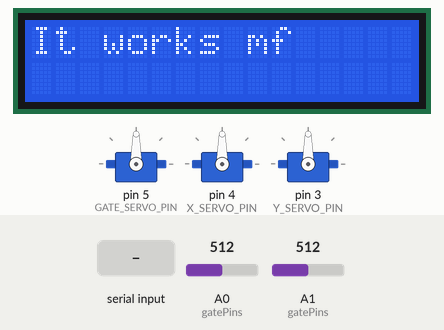
Simulated run of this sketch. Board: Arduino Uno, built with avr-gcc and run on an emulated ATmega328P. Parts: 16×2 character LCD, 3 × servo. The test bench sets the inputs (shaded band); at power-on: A0 (gatePins) = 512, A1 (gatePins) = 512.

Above: at 1.2 s.
1.3 s: "down\n" received over Serial
At 1.6 s:
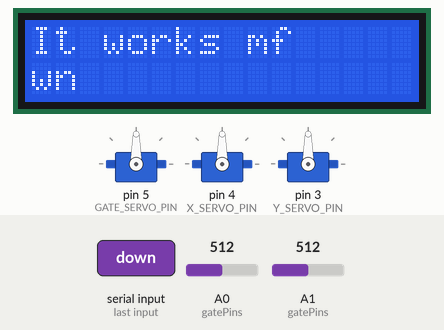
2.8 s: "d90\n" received over Serial
At 4.2 s:
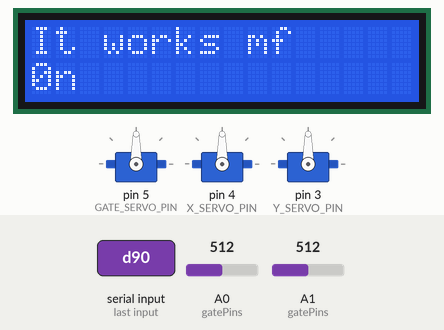
Timing chart, 0 to 5.8 s (numbered marks = the images above; inputs shaded):
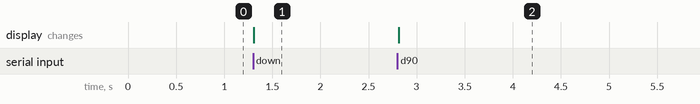

The sketch:

pinball_rc_controller.ino
```cpp
#include <Servo.h>
#include <LiquidCrystal.h>

#define time_t unsigned long

#define GATE_SERVO_PIN 5
#define X_SERVO_PIN 4
#define Y_SERVO_PIN 3
#define START_SENSOR A0
#define CHECK1_SENSOR A1
#define CHECK2_SENSOR A2

#define LCD_RS 11
#define LCD_E 12
#define LCD_D4 10
#define LCD_D5 9
#define LCD_D6 8
#define LCD_D7 7

#define UPDATE_DELAY 20
#define TILT_MIN_VALUE 35
#define TILT_MID_VALUE 90
#define TILT_MAX_VALUE 145
// +/- 90 / TILT_FULL_SWING_DELAY * UPDATE_DELAY
#define TILT_SPEED 7

#define GATE_UP 70
#define GATE_DOWN 90

time_t lastStartGateTime = 0;

Servo gateServo; int gatePos = 90; int gateTargetPos = 90;
Servo xServo; int xPos = 90; int xTargetPos = 90;
Servo yServo; int yPos = 90; int yTargetPos = 90;

LiquidCrystal lcd(LCD_RS, LCD_E, LCD_D4, LCD_D5, LCD_D6, LCD_D7);
long lcd_timer = -1; long lcd_time_offset;

void setup() {
  Serial.begin(57600);

  lcd.begin(16,2);
  lcd.print("It works mf");

  gateServo.attach(GATE_SERVO_PIN);
  xServo.attach(X_SERVO_PIN);
  yServo.attach(Y_SERVO_PIN);
  gateServo.write(GATE_DOWN);
}

int lastValue = 0;
void loop() {
  processCommands();
  sendEvents();
  updateTiltServos();
  updateDisplay();
  delay(UPDATE_DELAY);
}

void processCommands() {
  if (Serial.available()) {
    String command = Serial.readStringUntil('\n');
    int value; String state;

    switch (command[0]) {
      case 'x':
      case 'y':
        value = command.substring(1).toInt();
        if (value != 0) {
          //Serial.println(command);
          if (command[0] == 'x') {
            setServoTargetPos(xTargetPos, value);
          } else {
            setServoTargetPos(yTargetPos, value);
          }
        }
        break;
      case 'g':
        state = command.substring(1);
        if (state.equals("up")) {
          gateServo.write(GATE_UP);
        }
        if (state.equals("down")) {
          gateServo.write(GATE_DOWN);
        }
        break;
      case 'd':
        value = command[1] - '0';
        state = command.substring(2);
        lcd.setCursor(0,value);
        lcd.print(state);
        if (value == 1) {
          lcd_timer = -1;
        }
        break;
      case 'c':
        lcd_timer = millis();
        lcd_time_offset = command.substring(1).toInt();
        break;

      default:
        break;
    }
  }
}

#define NUM_GATES 2
const float FALLING_EDGE_THRESHOLD = 0.75f;
const float RISING_EDGE_THRESHOLD = 0.85f;

float baseValues[NUM_GATES] = {256, 256};
boolean gateStates[NUM_GATES] = {false, false};
int gatePins[NUM_GATES] = {START_SENSOR, CHECK1_SENSOR};


void sendEvents() {
  // Gate passing
  for(int i = 0; i < NUM_GATES; i++) {
    int currentValue = analogRead(gatePins[i]);

    if (currentValue > baseValues[i]) baseValues[i] = currentValue;
    else baseValues[i] = baseValues[i] * 0.98f + currentValue * 0.02f;

    if (currentValue < (baseValues[i] * FALLING_EDGE_THRESHOLD) && !gateStates[i]) {
      Serial.print("g"); Serial.println(i);
      gateStates[i] = true;
    } else if (currentValue > (baseValues[i] * RISING_EDGE_THRESHOLD) && gateStates[i]) {
      gateStates[i] = false;
    }
  }
}

void updateTiltServos() {
  if (xPos != xTargetPos) {
    xPos = stepTo(xPos, xTargetPos, TILT_SPEED);
    xServo.write(xPos);
  }
  if (yPos != yTargetPos) {
    yPos = stepTo(yPos, yTargetPos, TILT_SPEED);
    yServo.write(yPos);
  }
}

char lineBuffer[16];
void updateDisplay() {
  if (lcd_timer >= 0) {
    long time = millis() - lcd_timer + lcd_time_offset;
    int millisec = time % 1000;
    int seconds = (time / 1000) % 60;
    int minutes = time / 60000;
    sprintf(lineBuffer, "    %02d:%02d:%03d   ",minutes,seconds,millisec);
    lcd.setCursor(0,1);
    lcd.print(lineBuffer);
  }
}

void setServoTargetPos(int& servoTargetPos, int pos) {
  if (pos == 90) servoTargetPos = TILT_MID_VALUE;
  else if (pos < 90) servoTargetPos = TILT_MIN_VALUE;
  else servoTargetPos = TILT_MAX_VALUE;
}

int stepTo(int a, int b, int x) {
  if (abs(a-b) <= x) return b;
  else if (a < b) return a + x;
  else return a - x;
}
```

Measured:
- after the input at 1.3 s, the display: changes at once (image 1)
- after the input at 2.8 s, the display: changes at once (image 2)
